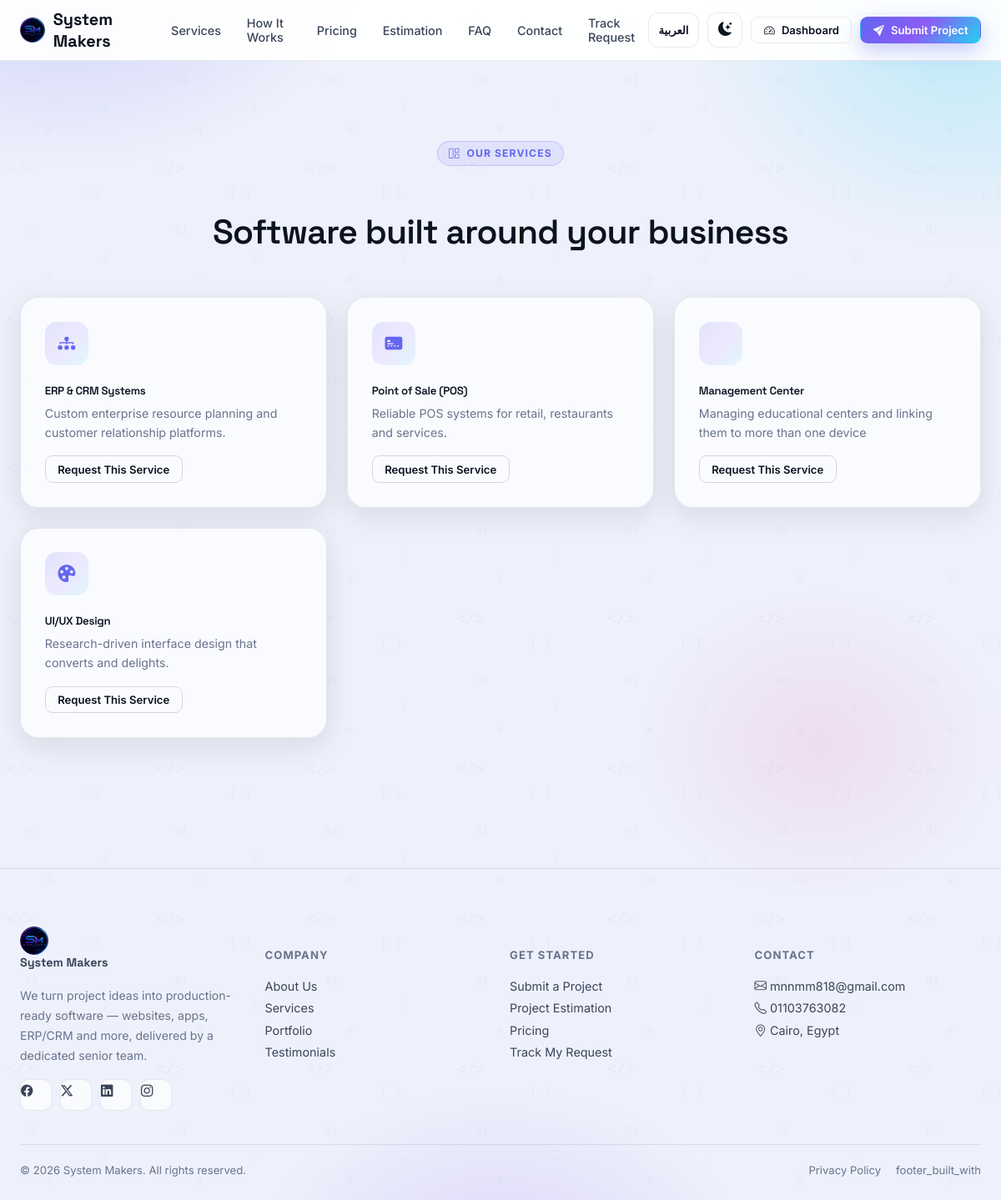
The app's page /services (signed in) with its own data.
### app/models/content.py (models this page shows, shortened)
class Service(db.Model):
    __tablename__ = "services"
    id = db.Column(db.Integer, primary_key=True)
    title = db.Column(db.String(150), nullable=False)
    description = db.Column(db.Text, nullable=False)
    icon = db.Column(db.String(50), default="bi-stars")
    order = db.Column(db.Integer, default=0)
    is_active = db.Column(db.Boolean, default=True)

class SiteSetting(db.Model):
    __tablename__ = "site_settings"
    id = db.Column(db.Integer, primary_key=True)
    key = db.Column(db.String(100), unique=True, nullable=False)
    value = db.Column(db.Text)
    updated_at = db.Column(db.DateTime, default=lambda: datetime.now(timezone.utc),
                            onupdate=lambda: datetime.now(timezone.utc))
    @staticmethod
    def get(key, default=""):
        row = SiteSetting.query.filter_by(key=key).first()
        return row.value if row else default

### app/routes/main.py (the view)
@main_bp.route("/services")
def services():
    services = Service.query.filter_by(is_active=True).order_by(Service.order).all()
    return render_template("public/services.html", services=services)

### app/models/__init__.py (called while the page is built)
@login_manager.user_loader
def load_user(user_id):
    return User.query.get(int(user_id))

### app/models/user.py (called while the page is built)
    @property
    def is_active(self):
        return self.is_active_account

    @property
    def is_admin(self) -> bool:
        return self.role == "admin"

### app/routes/main.py (called while the page is built)
@main_bp.context_processor
def inject_globals():
    return {
        "site_settings": {
            "contact_email": SiteSetting.get("contact_email", current_app.config["PROJECT_MANAGER_EMAIL"]),
            "contact_phone": SiteSetting.get("contact_phone", current_app.config["PROJECT_MANAGER_PHONE"]),
            "contact_address": SiteSetting.get("contact_address", "Cairo, Egypt"),
            "company_name": current_app.config["COMPANY_NAME"],
        }
    }

### app/translations.py (called while the page is built)
def get_translator(lang: str):
    table = TRANSLATIONS.get(lang, TRANSLATIONS["en"])
    fallback = TRANSLATIONS["en"]
    def t(key: str) -> str:
        return table.get(key) or fallback.get(key) or key
    return t

### app/templates/public/services.html (shortened to what this page needs)
{% extends "layout_public.html" %}
{% block content %}
<section class="section">
  <div class="container-xl">
    <div style="text-align:center; margin-bottom:52px;" class="reveal">
      <div class="eyebrow" style="margin-left:auto;margin-right:auto;"><i class="bi bi-grid-1x2"></i> {{ t('services_eyebrow') }}</div>
      <h1 class="section-title">{{ t('services_page_title') }}</h1>
    </div>
    <div class="grid-3 reveal">
      {% for s in services %}
      <div class="glass card-hover" style="padding:1.8rem;">
        <div class="icon-box"><i class="bi {{ s.icon }}"></i></div>
        <h5 style="margin-bottom:8px;">{{ s.title }}</h5>
        <p class="text-muted-2" style="font-size:.89rem; line-height:1.6; margin:0 0 16px;">{{ s.description }}</p>
        <a href="{{ url_for('main.project_request') }}" class="btn btn-outline btn-sm">{{ t('request_this_service') }}</a>
      </div>
      {% endfor %}
    </div>
  </div>
</section>
{% endblock %}

### app/templates/partials/footer.html
<footer class="footer">
  <div class="container-xl">
    <div class="grid-4" style="margin-bottom:40px;">
      <div>
        <a href="{{ url_for('main.home') }}" class="brand" style="margin-bottom:14px;">
          <span class="brand-mark" style="background:transparent; box-shadow:none;"><img src="{{ url_for('static', filename='images/brand/logo_256.png') }}" alt="System Makers" style="width:100%;height:100%;object-fit:contain;"></span>
          {{ site_settings.company_name if site_settings else 'System Makers' }}
        </a>
        <p class="text-muted-2" style="font-size:.88rem; line-height:1.7; max-width:280px;">
          {{ t('footer_tagline') }}
        </p>
        <div style="display:flex; gap:10px; margin-top:16px;">
          <a href="#" class="social-icon"><i class="bi bi-facebook"></i></a>
          <a href="#" class="social-icon"><i class="bi bi-twitter-x"></i></a>
          <a href="#" class="social-icon"><i class="bi bi-linkedin"></i></a>
          <a href="#" class="social-icon"><i class="bi bi-instagram"></i></a>
        </div>
      </div>
      <div>
        <h6>{{ t('footer_company') }}</h6>
        <a href="{{ url_for('main.home') }}#about">{{ t('footer_about') }}</a>
        <a href="{{ url_for('main.services') }}">{{ t('nav_services') }}</a>
        <a href="{{ url_for('main.home') }}#portfolio">{{ t('footer_portfolio') }}</a>
        <a href="{{ url_for('main.home') }}#testimonials">{{ t('footer_testimonials') }}</a>
      </div>
      <div>
        <h6>{{ t('footer_get_started') }}</h6>
        <a href="{{ url_for('main.project_request') }}">{{ t('footer_submit_project') }}</a>
        <a href="{{ url_for('main.estimation') }}">{{ t('footer_estimation') }}</a>
        <a href="{{ url_for('main.pricing') }}">{{ t('nav_pricing') }}</a>
        <a href="{{ url_for('main.track_request') }}">{{ t('footer_track') }}</a>
      </div>
      <div>
        <h6>{{ t('footer_contact') }}</h6>
        <a href="mailto:{{ site_settings.contact_email if site_settings else '' }}">
          <i class="bi bi-envelope"></i> {{ site_settings.contact_email if site_settings else 'contact@clientflow.local' }}
        </a>
        <a href="tel:{{ site_settings.contact_phone if site_settings else '' }}">
          <i class="bi bi-telephone"></i> {{ site_settings.contact_phone if site_settings else '' }}
        </a>
        <a href="#"><i class="bi bi-geo-alt"></i> {{ site_settings.contact_address if site_settings else 'Cairo, Egypt' }}</a>
      </div>
    </div>
    <div class="divider"></div>
    <div style="display:flex; justify-content:space-between; flex-wrap:wrap; gap:10px;">
      <span class="text-muted-2" style="font-size:.82rem;">© {{ current_year }} {{ site_settings.company_name if site_settings else 'System Makers' }}. {{ t('footer_rights') }}</span>
      <div style="display:flex; gap:18px; align-items:center;">
        <a href="{{ url_for('main.privacy_policy') }}" class="text-muted-2" style="font-size:.82rem; padding:0;">{{ t('footer_privacy') }}</a>
        <span class="text-muted-2" style="font-size:.82rem;">{{ t('footer_built_with') }}</span>
      </div>
    </div>
  </div>
</footer>

### records on screen
Service: title "ERP & CRM Systems", description "Custom enterprise resource planning and customer relationship platforms.", t "Request This Service"
Service: title "Point of Sale (POS)", description "Reliable POS systems for retail, restaurants and services.", t "Request This Service"
Service: title "Management Center", description "Managing educational centers and linking them to more than one device", t "Request This Service"
Service: title "UI/UX Design", description "Research-driven interface design that converts and delights.", t "Request This Service"
SiteSetting: value "mnnmm818@gmail.com"
SiteSetting: value "01103763082"
SiteSetting: value "Cairo, Egypt"

### other values on screen
{{ site_settings.company_name if site_settings else 'System Makers' }} "System Makers"
{{ t('nav_services') }} "Services"
{{ t('nav_how_it_works') }} "How It Works"
{{ t('nav_pricing') }} "Pricing"
{{ t('nav_estimation') }} "Estimation"
{{ t('nav_faq') }} "FAQ"
{{ t('nav_contact') }} "Contact"
{{ t('nav_track') }} "Track Request"
{{ t('lang_switch') }} "العربية"
{{ t('nav_dashboard') }} "Dashboard"
{{ t('nav_submit_project') }} "Submit Project"
{{ t('services_eyebrow') }} "OUR SERVICES"
{{ t('services_page_title') }} "Software built around your business"
{{ t('footer_tagline') }} "We turn project ideas into production-ready software — websites, apps, ERP/CRM and more, delivered by a dedicated senior team."
{{ t('footer_company') }} "COMPANY"
